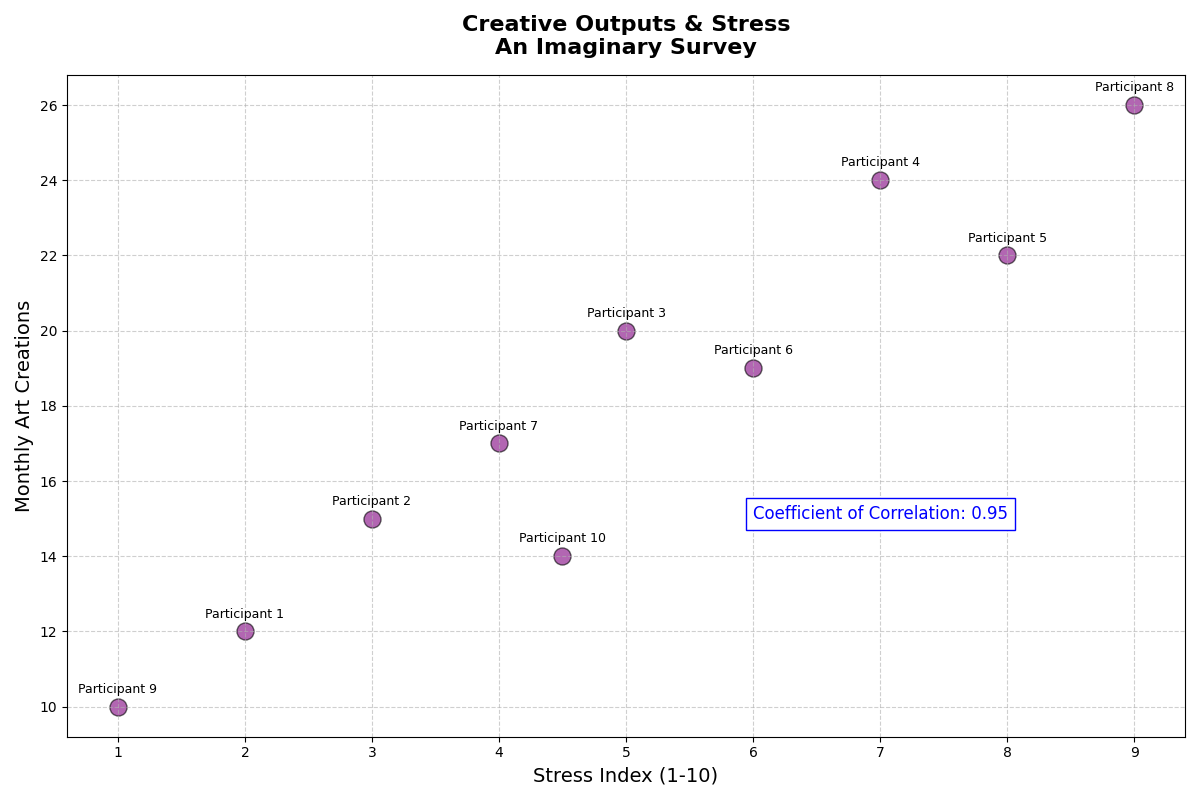

Here is the Python script that generated this plot:
import matplotlib.pyplot as plt
import numpy as np
from scipy.stats import pearsonr

# Data inputs
stress_levels = np.array([2, 3, 5, 7, 8, 6, 4, 9, 1, 4.5])
artworks_produced = np.array([12, 15, 20, 24, 22, 19, 17, 26, 10, 14])

# Calculate correlation
corr_coefficient, _ = pearsonr(stress_levels, artworks_produced)
corr_text = f"Coefficient of Correlation: {corr_coefficient:.2f}"

# Figure setup
plt.figure(figsize=(12, 8))

# Scatter plot
plt.scatter(stress_levels, artworks_produced, color='purple', s=150, alpha=0.6, edgecolor='black')

# Title and labels
plt.title("Creative Outputs & Stress\nAn Imaginary Survey", fontsize=16, fontweight='bold', pad=15)
plt.xlabel("Stress Index (1-10)", fontsize=14)
plt.ylabel("Monthly Art Creations", fontsize=14)

# Annotate points
for i, txt in enumerate(range(1, 11)):
    plt.annotate(f"Participant {txt}", (stress_levels[i], artworks_produced[i]), textcoords="offset points", xytext=(0, 10), ha='center', fontsize=9)

# Adding the correlation text on plot
plt.text(6, 15, corr_text, fontsize=12, color='blue', bbox=dict(facecolor='white', edgecolor='blue', pad=5.0))

# Customize the grid
plt.grid(True, linestyle='--', alpha=0.6)

# Automatically adjust the layout to prevent overlap
plt.tight_layout()

# Display the plot
plt.show()
